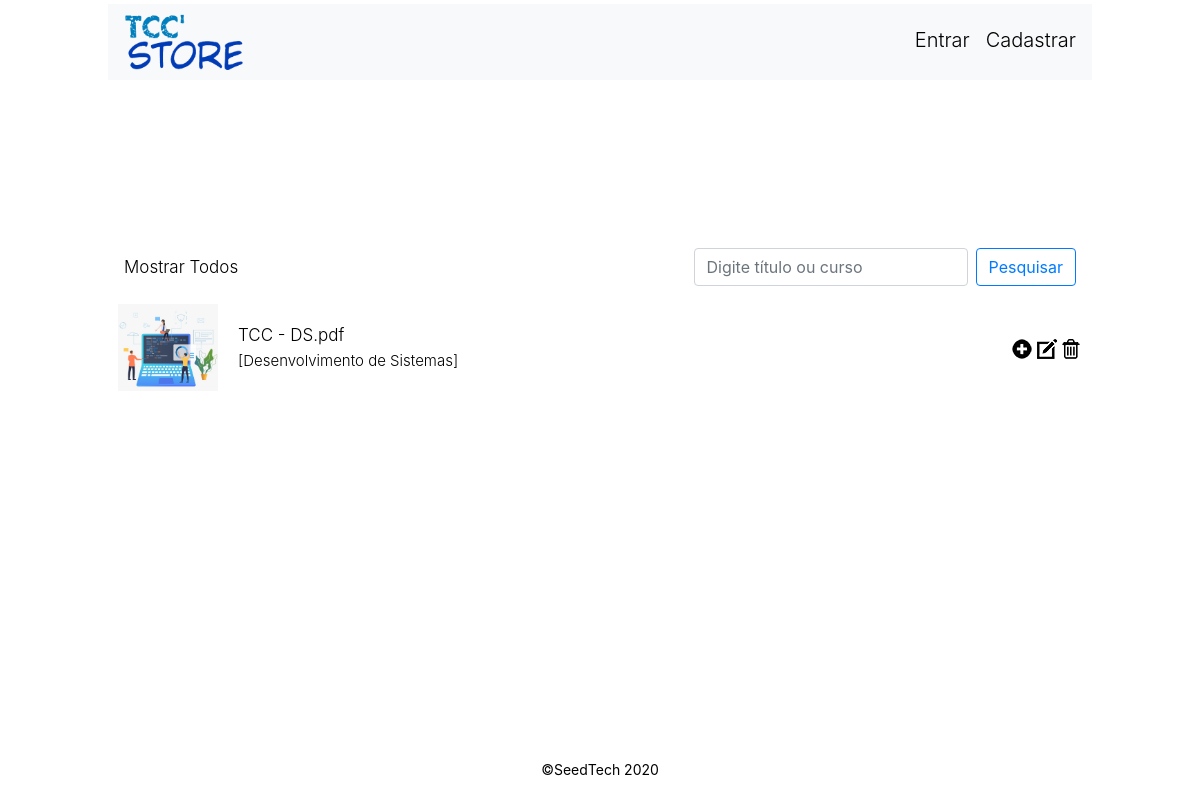
/inicio.php?c=SoftPets (signed in), run on the app's committed database.
### tables this page shows
CREATE TABLE `projeto` (
  `cod_tcc` int(11) NOT NULL,
  `capa` varchar(20) NOT NULL,
  `arquivo` varchar(100) DEFAULT NULL,
  `ano` year(4) DEFAULT NULL,
  `nome` varchar(50) DEFAULT NULL,
  `descricao` text DEFAULT NULL,
  `cod_curso_fk` int(11) DEFAULT NULL,
  `cod_escola_fk` int(11) DEFAULT NULL
);

CREATE TABLE `curso` (
  `cod_curso` int(11) NOT NULL,
  `nome` varchar(45) NOT NULL
);

### includes/fun.php (called while the page is built, shortened)
<?php
    function thumb($arq){
        $caminho = "img/$arq";
        if(is_null($arq) || !file_exists($caminho)){
            return "img/mapa.jpg";
        }else{
            return $caminho;
        }
    }
?>

### includes/login.php (called while the page is built, shortened)
<?php
    function is_admin(){
        $t = $_SESSION['tipo'] ?? null;
        if(is_null($t)){
            return false;
        }else{
            if($t == 'admin'){
                return true;
            }else{
                return false;
            }
        }
    }
?>

### inicio.php (the view, shortened to what this page needs)
<!DOCTYPE html>
<html lang="en">
<head>
    <link rel="stylesheet" href="css/bootstrap.min.css">
    <link rel="stylesheet" type="text/css" href="css/estilo.css">
    <link rel="stylesheet" href="css/inicio.css">
</head>
<body>
    <?php
    require_once "includes/banco.php";
    require_once "includes/fun.php";
    require_once "includes/login.php";
    $chave = $_GET['c'] ?? "";
    ?>
    <div class="cover-container d-flex w-100 h-100 p-1 mx-auto flex-column">
        <header class="masthead">
            <div class="inner">
                <div class="navbar navbar-light bg-light">
                    <h3 class="masthead-brand"><a href="index.php"><img src="icones/logo.png" alt="logo tcc store" width="120"></a></h3>
                    <nav class="nav nav-masthead justify-content-center nav">
                        <?php
                        if (empty($_SESSION['user'])) {
                            echo "<a class='nav-link' href= 'user-login.php'> Entrar</a> ";
                            echo "<a class='nav-link' href='user-cadastrar.php'>Cadastrar</a>";
                        }
                        ?>
                    </nav>
                </div>
            </div>
        </header>
        <nav class="navbar ">
        <a class='nav-link-inicio' href="inicio.php"> Mostrar Todos</a>
            <form class="form-inline" method="get" id="busca" action="inicio.php">
                <input class="form-control mr-sm-2 " type="search" name="c" placeholder="Digite título ou curso" aria-label="Pesquisar">
                <input class="btn btn-outline-primary my-2 my-sm-0" type="submit" value="Pesquisar">
            </form>
        </nav>
        <table class="listagem ">
            <?php
            $q = "select projeto.nome, projeto.capa, projeto.cod_tcc, projeto.arquivo, curso.nome from projeto inner join curso on cod_curso = cod_curso_fk ";
            if (!empty($chave)) {
                $q .= " Where projeto.nome like '%$chave%' or curso.nome like '%$chave%' ";
            }
            $busca = $banco->query($q);
            if (!$busca) {
                echo "<tr><td>Infelizmente a busca deu errado";
            } else {
                if ($busca->num_rows == 0) {
                    echo "<tr><td>Nenhum registro encontrado";
                } else {
                    while ($reg = $busca->fetch_object()) {
                        $t = thumb($reg->capa);
                        echo "<tr><td><img src='$t' class='mini'/><td><a class='nav-link-inicio' href='detalhe.php?cod=$reg->cod_tcc'>$reg->arquivo</a>";
                        echo "<br><span class='span'>[$reg->nome]</span>";
                        if (is_admin()) {
                            echo "<td>";
                            echo " <a href='detalhe.php?cod=$reg->cod_tcc'><img src ='icones/iconew.png'></a>";
                            echo " <a href='edit-tcc.php?cod=$reg->cod_tcc'><img src ='icones/icoedit.png'></a>";
                            echo " <a href='excluir-tcc.php?cod=$reg->cod_tcc'><img src ='icones/icodelete.png'></a> ";
                        } else if (is_editor()) {
                            echo "<td>";
                            echo " <a href='detalhe.php?cod=$reg->cod_tcc'><img src ='icones/iconew.png'></a>";
                            echo " <a href='edit-tcc.php?cod=$reg->cod_tcc'><img src ='icones/icoedit.png'></a> ";
                        }
                    }
                }
            }
            ?>
        </table>
        <footer class="masterfoot mt-auto">
            <div class="inner">
                <p>
                    &copySeedTech 2020
                </p>
            </div>
        </footer>
    </div>
</body>
</html>

### css/estilo.css (style rules this page uses)
form#busca { text-align: right; }
table.listagem { width: 100%; text-align: left; border-collapse: collapse; }
table.listagem tr { height: 50px; }
table.listagem td { padding: 10px; }
table.listagem td:nth-child(1) { width: 50px; }
table.listagem td:nth-child(3) { width: 90px; }
img.mini { width: 100px; }
footer { font-size: 14px; text-align: center; }

### css/inicio.css (style rules this page uses)
a, a:focus, a:hover { color: #fff; }
.nav-link-inicio { text-decoration: none; font-size: 17px; font-weight: 300; color: #000; margin-right: 6px; }
.span { font-size: 15px; font-weight: 300; }
html, body { height: 100%; background-color: rgba(255, 255, 255, 0.932); }
body { display: -ms-flexbox; display: flex; color: #000; }
.cover-container { max-width: 62em; }
.masthead { margin-bottom: 10rem; }
.masthead-brand { margin-bottom: 0; }
.nav-masthead .nav-link { padding: .25rem 0; font-weight: 300; color: #000; background-color: transparent; border-bottom: .25rem solid transparent; }
.nav { font-size: 1.25rem; }
.nav-masthead .nav-link + .nav-link { margin-left: 1rem; }
@media (min-width: 48em) { .masthead-brand { float: left; } }
@media (min-width: 48em) { .nav-masthead { float: right; } }

### data on the page
projeto: capa (picture), arquivo "TCC - DS.pdf", cod_curso_fk.nome "Desenvolvimento de Sistemas"
